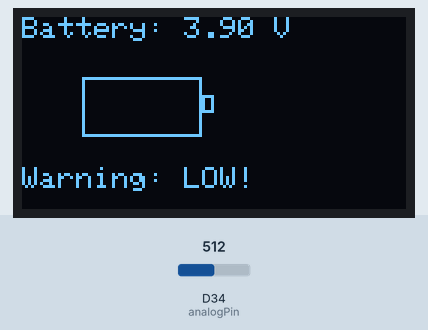
Recording of a sketch running on a simulated Arduino Due. Shown: 128×64 one-colour display. The inputs (shaded band) are chosen by the test bench; at power-on: D34 (analogPin) = 512 (analog values on the 0–1023 scale).

Above: at 1.8 s.
1.9 s: D34 (analogPin) set to 716
At 3.3 s:
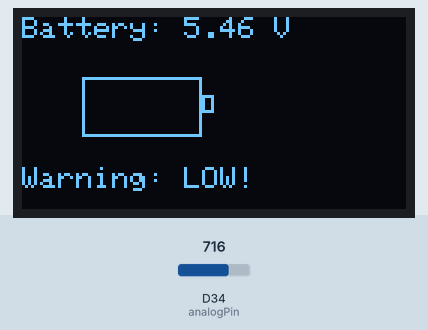
3.6 s: D34 (analogPin) set to 844
At 4.5 s:
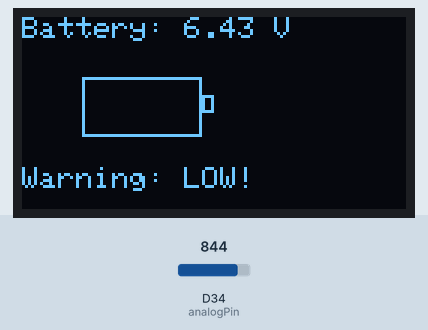
5.6 s: D34 (analogPin) set to 865
At 6.8 s:
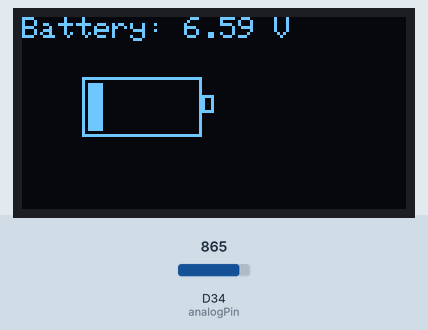
7.7 s: D34 (analogPin) set to 900
At 9.0 s:
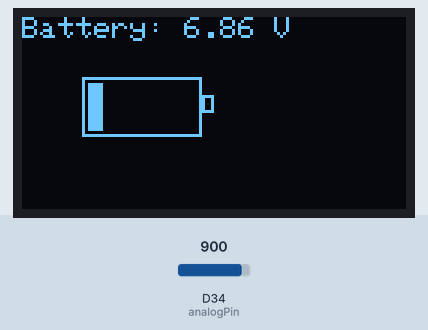
9.7 s: D34 (analogPin) set to 511
At 11.2 s:
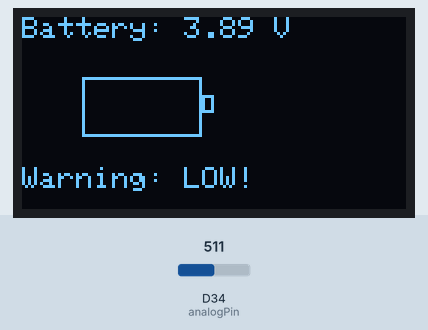
Timing chart, 0 to 12.7 s (numbered marks = the images above; inputs shaded):
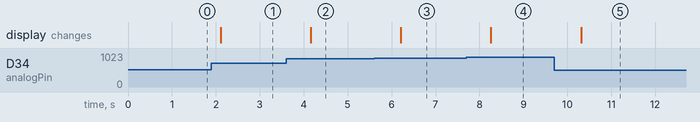

Measured:
- the behaviour switches between 853 and 854 on D34 (analogPin) (found by bisection; images 2 and 3)
- after the input at 1.9 s, the display: changes after 0.21 s (image 1)
- after the input at 3.6 s, the display: changes after 0.56 s (image 2)
- after the input at 5.6 s, the display: changes after 0.61 s (image 3)
- after the input at 7.7 s, the display: changes after 0.56 s (image 4)
- after the input at 9.7 s, the display: changes after 0.61 s (image 5)

The sketch:

test_OLED_096_batteryVoltage.ino
```cpp
#include <Wire.h>
#include <Adafruit_GFX.h>
#include <Adafruit_SSD1306.h>

#define SCREEN_WIDTH 128
#define SCREEN_HEIGHT 64
#define OLED_RESET -1
Adafruit_SSD1306 display(SCREEN_WIDTH, SCREEN_HEIGHT, &Wire, OLED_RESET);

// 分壓設定
const float R1 = 30000.0;  // 上電阻 30k
const float R2 = 22000.0;  // 下電阻 22k
const int analogPin = 34;  // 接 ADC 腳位（只能讀不能輸出）

void setup() {
  Wire.begin(21, 22);
  display.begin(SSD1306_SWITCHCAPVCC, 0x3C);
  display.clearDisplay();
  analogReadResolution(12); // 0~4095
}

void loop() {
  int raw = analogRead(analogPin);
  float adcVoltage = raw * (3.3 / 4095.0);
  float batteryVoltage = adcVoltage * ((R1 + R2) / R2);

  // 顯示文字
  display.clearDisplay();
  display.setTextSize(1);
  display.setTextColor(SSD1306_WHITE);
  display.setCursor(0, 0);
  display.print("Battery: ");
  display.print(batteryVoltage, 2);
  display.println(" V");

  // 電池 icon 框架
  int x = 20;
  int y = 20;
  int w = 40;
  int h = 20;
  display.drawRect(x, y, w, h, SSD1306_WHITE);         // 外框
  display.drawRect(x + w, y + h / 3, 4, h / 3, SSD1306_WHITE); // 電池頭

  // 根據電壓計算格數
  int level = 0;
  if (batteryVoltage >= 8.5) level = 5;
  else if (batteryVoltage >= 8.0) level = 4;
  else if (batteryVoltage >= 7.5) level = 3;
  else if (batteryVoltage >= 7.0) level = 2;
  else if (batteryVoltage >= 6.5) level = 1;
  else level = 0;

  // 畫電量格子（每格 6px 寬）
  for (int i = 0; i < level; i++) {
    display.fillRect(x + 2 + i * 7, y + 2, 5, h - 4, SSD1306_WHITE);
  }

  // 若電壓過低，顯示警告
  if (batteryVoltage < 6.5) {
    display.setCursor(0, 50);
    display.setTextSize(1);
    display.setTextColor(SSD1306_WHITE);
    display.print("Warning: LOW!");
  }

  display.display();
  delay(1000);
}
```
